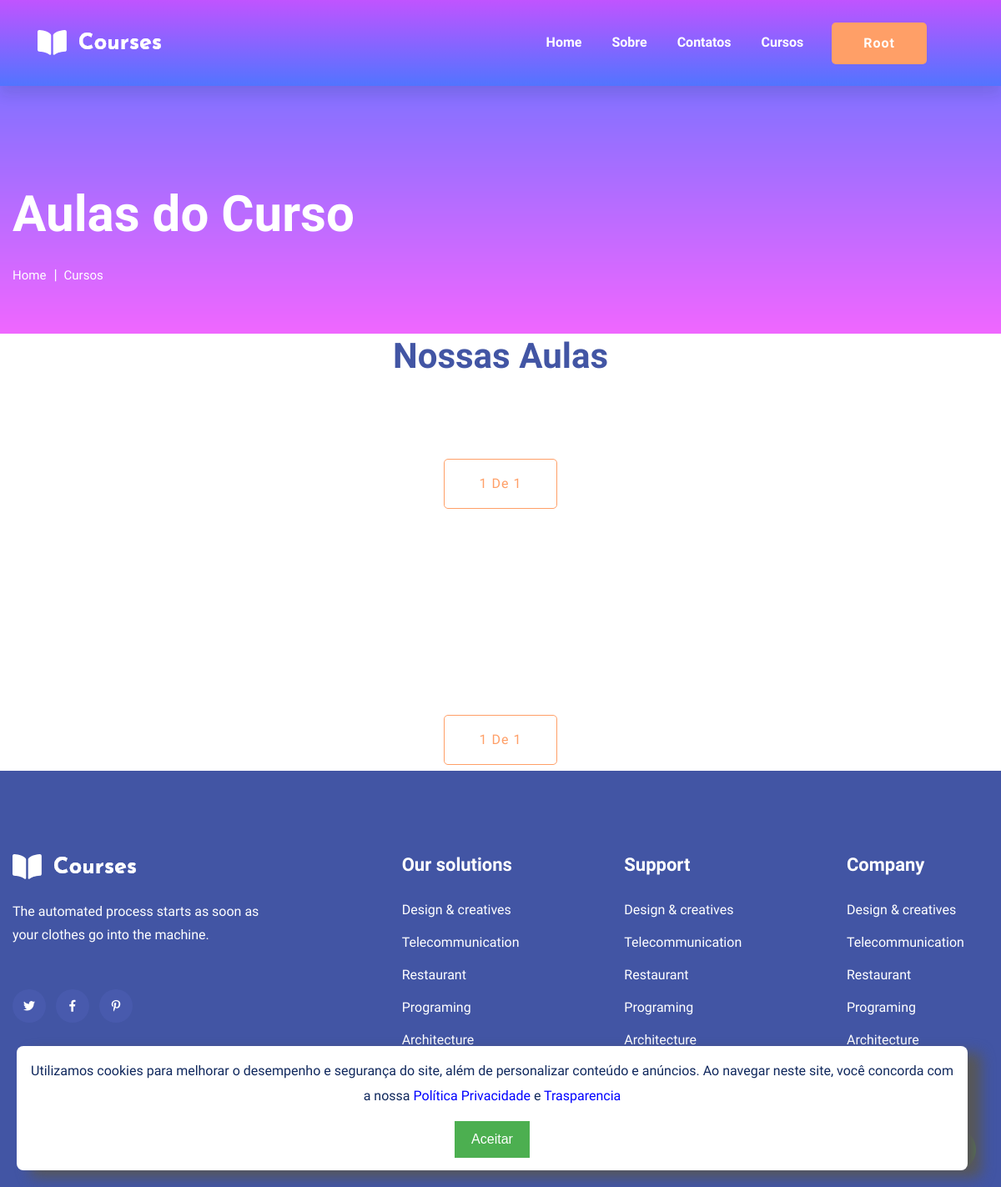
Page /home/curso/2 (signed in) on the earlier database version.
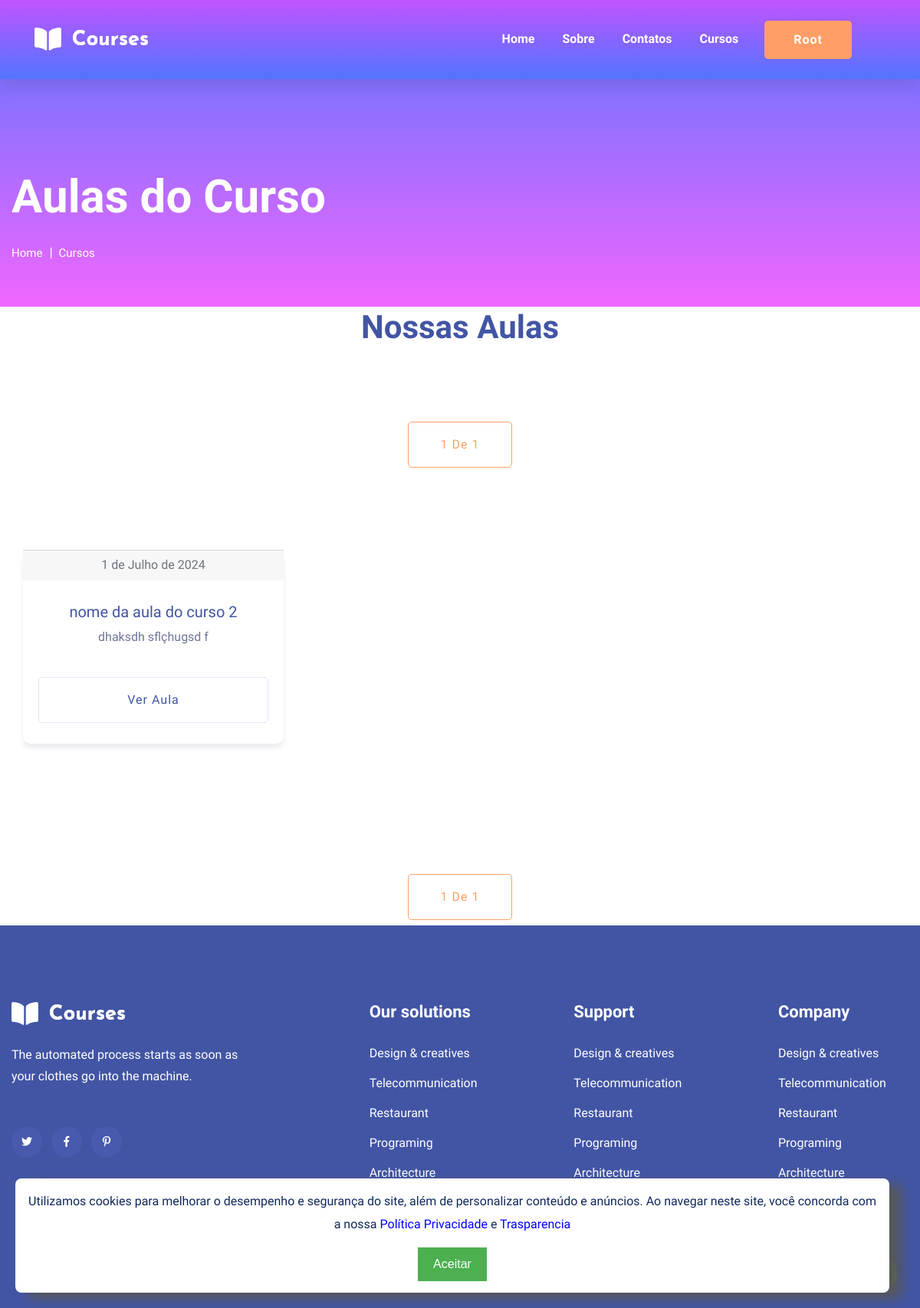
Same page on the later database version.
### cursos/models.py (models this page shows, shortened)
class Aulas(models.Model):
    nome = models.CharField(max_length = 100)
    descricao = models.TextField()
    aula = models.FileField(upload_to = "aulas")
    curso = models.ForeignKey(Cursos, on_delete = models.DO_NOTHING)
    data_upload = models.DateField(default=now)
    ativo= models.BooleanField(default=True)
    class Meta:
        verbose_name = 'Aula'
        verbose_name_plural = 'Aulas'

### cursos/views.py (the view)
# urls.py: path('curso/<int:id>', views.curso, name = 'curso'),
@login_required
def curso(request, id):
    paginas_aulas = Aulas.objects.filter(curso = id).filter(ativo=True).order_by('nome').only('nome','descricao','data_upload')
    avaliacoes = NotasAulas.objects.filter(aula_id = id).only('nota','usuario')
    pagina = Paginator(paginas_aulas, 25)
    page = request.GET.get('page')
    aulas = pagina.get_page(page)
    return render(request, 'curso.html', {'aulas': aulas,
                                        'avaliacoes': avaliacoes})

### cursos/templates/curso.html (shortened to what this page needs)
{% extends 'base-novo.html'%}
{% block 'body' %}
  <main>
    <section class="slider-area slider-area2">
        <div class="slider-active">
            <div class="single-slider slider-height2">
                <div class="container">
                    <div class="row">
                        <div class="col-xl-8 col-lg-11 col-md-12">
                            <div class="hero__caption hero__caption2">
                                <h1 data-animation="bounceIn" data-delay="0.2s">Aulas do Curso</h1>
                                <nav aria-label="breadcrumb">
                                    <ol class="breadcrumb">
                                        <li class="breadcrumb-item"><a href="{%url 'principal'%}">Home</a></li>
                                        <li class="breadcrumb-item"><a href="{%url 'Curso:cursos'%}">Cursos</a></li>
                                    </ol>
                                </nav>
                            </div>
                        </div>
                    </div>
                </div>
            </div>
        </div>
    </section>
</main>
<div class="row justify-content-center">
    <div class="col-xl-7 col-lg-8">
        <div class="section-tittle text-center mb-55">
            <h2>Nossas Aulas</h2>
        </div>
    </div>
</div>
<div class="row justify-content-center">
  <div class="col-xl-7 col-lg-8">
      <div class="section-tittle text-center mt-40">
          <a href="#" class="border-btn">{{aulas.number}} de {{aulas.paginator.num_pages}}</a>
      </div>
  </div>
</div>
<div class="courses-area section-padding40 fix">
  <div class="container">
      <div class="row">
{% for aula in aulas %}
<div class="col-lg-4">
  <div class="properties properties2 mb-30">
      <div class="properties__card">
        <div class="card-footer text-muted text-center">
            {{aula.data_upload}}
          </div>
          <div class="properties__caption text-center">
              <h3><a href="#">{{aula.nome}}</a></h3>
              <p>{{aula.descricao|slice:":20"}}</p>
              <a href="{% url 'Curso:aula' aula.id %}" class="border-btn border-btn2">Ver Aula</a>
          </div>
      </div>
  </div>
</div>
    {% endfor %}
  </div>
</div>
</div>
      <div class="row justify-content-center">
        <div class="col-xl-7 col-lg-8">
            <div class="section-tittle text-center mt-40">
                <a href="#" class="border-btn">{{aulas.number}} de {{aulas.paginator.num_pages}}</a>
            </div>
        </div>
    </div>
{% endblock %}

Differences in the rows shown:
added Aulas: data_upload "1 de Julho de 2024", nome "nome da aula do curso 2", descricao "dhaksdh sflçhugsd f"
